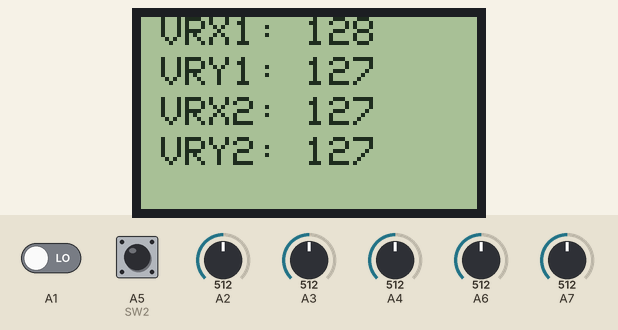
Bench run of a sketch on a simulated Arduino Nano, built with avr-gcc and run on an emulated ATmega328P. Parts: 84×48 one-colour display. Inputs (shaded band) come from the test bench; at power-on: A2 = 512, A3 = 512, A6 = 512, A7 = 512, A1 LOW, A4 = 512, A5 (SW2) HIGH. No radio packets arrive unless stated.

Above: at 1.2 s.
1.3 s: A2 set to 522
At 2.3 s:
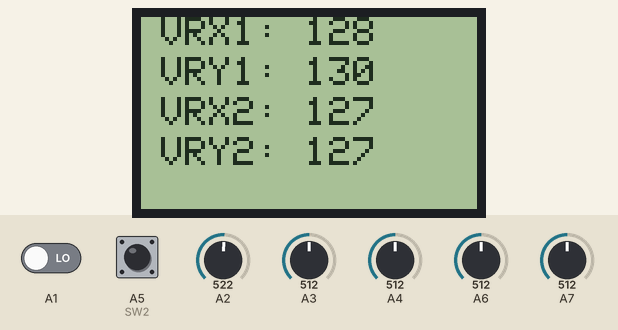
2.8 s: A3 set to 716
At 4.1 s:
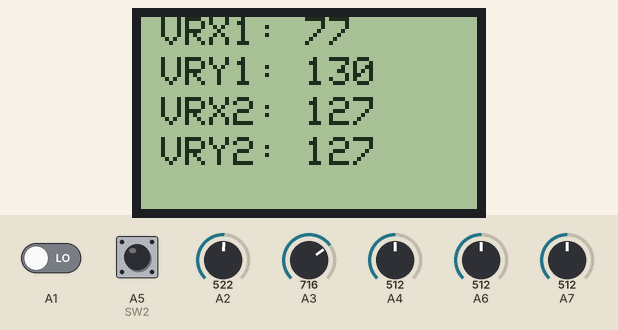
4.4 s: A6 set to 716
At 4.9 s:
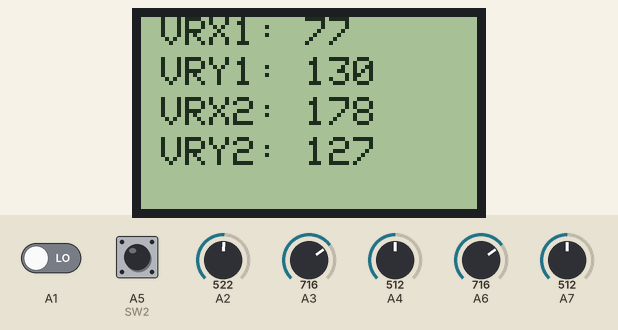
5.9 s: A7 set to 716
At 6.7 s:
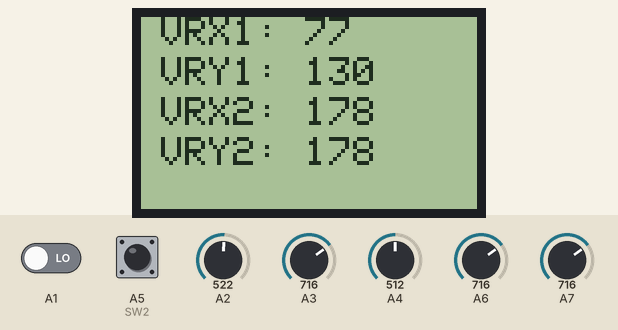
7.5 s: A2 set to 716
At 8.6 s:
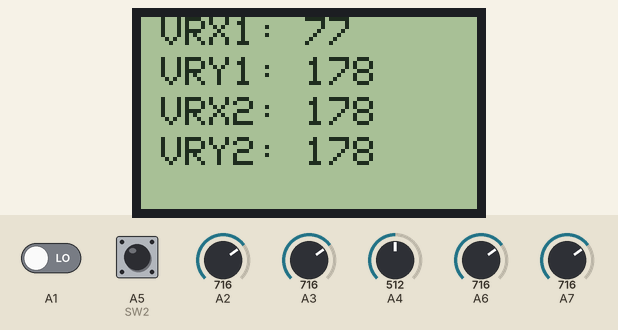
9.0 s: A3 set to 992
At 10.5 s:
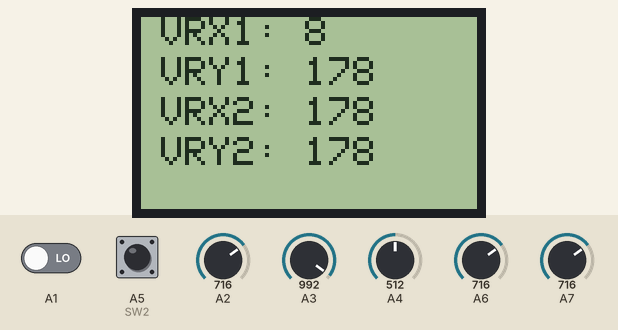
Timing chart, 0 to 11.6 s (numbered marks = the images above; inputs shaded):
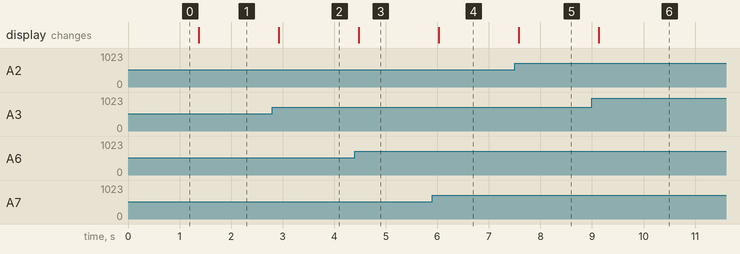

Measured:
- the behaviour switches between 513 and 514 on A2 (found by bisection; images 0 and 1)
- after the input at 1.3 s, the display: changes after 0.07 s (image 1)
- after the input at 2.8 s, the display: changes after 0.12 s (image 2)
- after the input at 4.4 s, the display: changes after 0.08 s (image 3)
- after the input at 5.9 s, the display: changes after 0.13 s (image 4)
- after the input at 7.5 s, the display: changes after 0.08 s (image 5)
- after the input at 9.0 s, the display: changes after 0.13 s (image 6)

The sketch:

transmitter.ino
```cpp
#include <Adafruit_GFX.h>
#include <Adafruit_PCD8544.h>
#include <SPI.h>
#include <nRF24L01.h>
#include <RF24.h>

unsigned long current_time = 0;
unsigned long prev_time = 0;
unsigned long delta_time = 0;
// MENU BUTTON pin is D0

// Software SPI
//Adafruit_PCD8544 display = Adafruit_PCD8544(CLK, DIN, DC, L.CE, RST);
Adafruit_PCD8544 display = Adafruit_PCD8544(4,5,6,7,8);

//Radio activiation
RF24 radio(9, 10); // CE, CSN
const byte address[6] = "00001";

//data which will be sended
struct Data_Package {
  byte VRX1;      //joystick 1 (top/down)
  byte VRY1;      //joystick 1 (left/right)
  byte SW1;       //JS 1 button
  byte VRX2;      //joystick 2 (top/down)
  byte VRY2;      //joystick 2 (left/right)
  byte SW2;       //JS 2 button
  byte SWITCH1;   //toggle switch 1
  byte SWITCH2;   // toggle switch 2
  byte POT;       //potentiometer
  byte MENUdata;  //variable from menu
};
Data_Package data;


void setup() {
  //Serial.begin(9600);
  display.begin();                          //turn on display
  display.setContrast(30);                  //set contrast from 0 to 127
  display.clearDisplay();                   //clear display

  radio.begin();
  radio.openWritingPipe(address);
  radio.setPALevel(RF24_PA_MAX);        //set RF gain as high
  radio.stopListening();


 //digital pins setup
  pinMode(3, OUTPUT); //LCD BRIGHTNESS
  pinMode(0, INPUT); //MENU BUTTON
  pinMode(A5, INPUT_PULLUP); //SW2

  // Set initial default values
  data.VRX1=127;       //joystick 1
  data.VRY1=127;
  data.SW1=1;
  data.VRX2=127;       //joystick 2
  data.VRY2=127;
  data.SW2=1;
  data.SWITCH1=1;    //toggle switch 1
  data.SWITCH2=1;    // toggle switch 2
  data.POT=127;        //potentiometer
  data.MENUdata=0;   //variable from menu

}

void loop() {
  data.VRX1 = map(analogRead(A3), 0, 1023, 255, 0); // Convert from 0 to 1023 into a BYTE value from 0 to 255
  data.VRY1 = map(analogRead(A2), 0, 1023, 0, 255);
  data.VRX2 = map(analogRead(A6), 0, 1023, 0, 255);
  data.VRY2 = map(analogRead(A7), 0, 1023, 0, 255);
  data.POT = map(analogRead(A4), 0, 1023, 0, 255);

  data.SW1=digitalRead(A1);
  data.SW2=digitalRead(A5);

  radio.write(&data, sizeof(Data_Package));


  //DISPLAY
  display.setTextSize(1);                   //set font size
  display.setTextColor(BLACK);              //set font color
  display.setCursor(5,0);                   //set currsor in position (5,0)
  display.print("VRX1: ");
  display.print(data.VRX1);

  display.setCursor(5,10);
  display.print("VRY1: ");
  display.print(data.VRY1);

  display.setCursor(5,20);
  display.print("VRX2: ");
  display.print(data.VRX2);

  display.setCursor(5,30);
  display.print("VRY2: ");
  display.print(data.VRY2);


  display.display();
  delay(100);  //this should be changed to millis in future because cause delay in communications.

  display.clearDisplay();                   //clear display
}

void startup_screen() {

}
```
